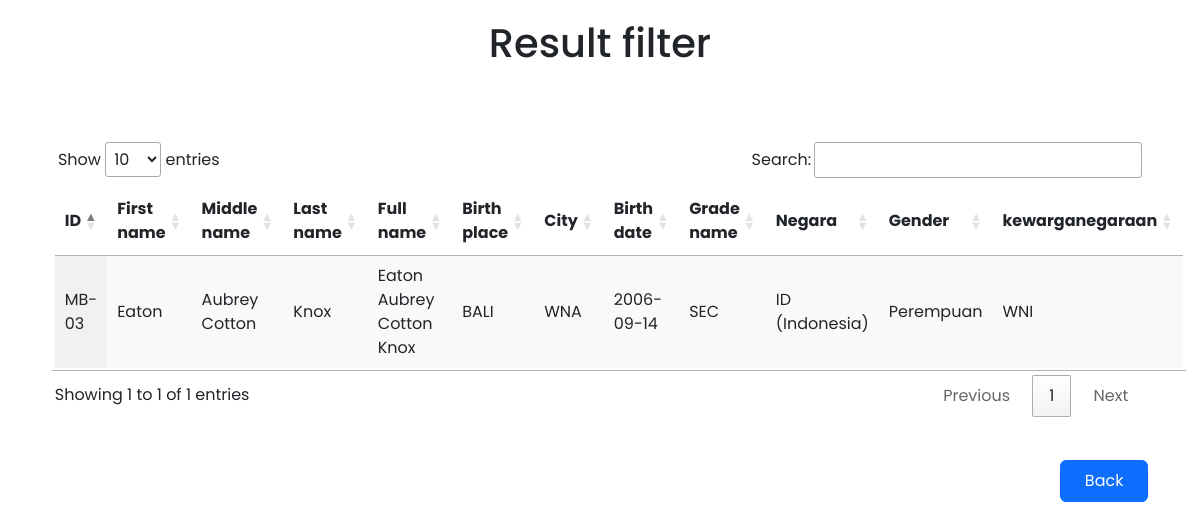
The page /filter_data_result.php?nik=MB-03 (signed in) on the database its author committed.
### tables this page shows
CREATE TABLE `hr_employee` (
  `id` int(11) NOT NULL,
  `nik` varchar(255) NOT NULL,
  `first_name` varchar(255) NOT NULL,
  `middle_name` varchar(255) NOT NULL,
  `last_name` varchar(255) NOT NULL,
  `birth_place` varchar(255) DEFAULT NULL,
  `regencies` varchar(255) NOT NULL,
  `birth_date` date NOT NULL,
  `grade_name` varchar(255) NOT NULL,
  `negara` varchar(255) NOT NULL,
  `gender` varchar(255) NOT NULL,
  `kewarganegaraan` varchar(255) NOT NULL,
  `gambar` varchar(255) DEFAULT NULL,
  `password` varchar(255) NOT NULL,
  `username` varchar(255) NOT NULL,
  `hr_name` varchar(255) NOT NULL,
  `email` varchar(255) DEFAULT NULL,
  `level` int(11) NOT NULL
);

CREATE TABLE `hr_provinces` (
  `id` char(2) NOT NULL,
  `name` varchar(255) NOT NULL
);

CREATE TABLE `hr_regencies` (
  `id` char(4) NOT NULL,
  `province_id` char(2) NOT NULL,
  `name` varchar(255) NOT NULL
);

CREATE TABLE `hr_position` (
  `position_id` int(11) NOT NULL,
  `position_name` varchar(255) NOT NULL,
  `position_level` varchar(255) NOT NULL,
  `parent_id` varchar(255) NOT NULL,
  `parent_path` varchar(255) NOT NULL
);

CREATE TABLE `hr_countries` (
  `name` varchar(100) NOT NULL,
  `abv` char(2) NOT NULL DEFAULT '' COMMENT 'ISO 3661-1 alpha-2',
  `abv3` char(3) DEFAULT NULL COMMENT 'ISO 3661-1 alpha-3',
  `abv3_alt` char(3) DEFAULT NULL,
  `code` char(3) DEFAULT NULL COMMENT 'ISO 3661-1 numeric',
  `slug` varchar(100) NOT NULL
);

### filter_data_result.php (the view, shortened to what this page needs)
<!DOCTYPE html>
<html lang="en">
<head>
    <link rel=" stylesheet" href="boostrapV5/bs5.css">
    <link rel="stylesheet" href="css/StylingFilter.css">
    <link rel="stylesheet" href="https://cdn.datatables.net/1.13.4/css/jquery.dataTables.css" />
</head>
<body>
    <div class="container">
        <div class="row">
            <div class="d-flex justify-content-center">
                <h1>
                    Result filter
                </h1>
            </div>
            <div class="col">
                <div class="data-table">
                    <table id="myTable" class="display responsive data-table">
                        <thead>
                            <tr>
                                <th>ID</th>
                                <th>First name</th>
                                <th>Middle name</th>
                                <th>Last name</th>
                                <th>Full name</th>
                                <th>Birth place</th>
                                <th>City</th>
                                <th>Birth date</th>
                                <th>Grade name</th>
                                <th>Negara</th>
                                <th>Gender</th>
                                <th>kewarganegaraan</th>
                            </tr>
                        </thead>
                        <tbody>
                            <?php
                            require_once 'koneksi.php';
                            $nik = $_GET['nik'];
                            $first_name = $_GET['first_name'];
                            $citizenship = $_GET['citizenship'];
                            $sql = "SELECT *, CONCAT(first_name, ' ', middle_name, ' ', last_name)
                            AS full_name, hr_provinces.name AS name_of_provinces, hr_employee.nik AS nik_of_employee,
                            hr_position.position_level AS position_level, hr_regencies.name AS name_of_city, hr_countries.name AS name_of_country
                            FROM hr_employee
                            JOIN hr_provinces ON hr_provinces.id = hr_employee.birth_place
                            JOIN hr_regencies ON hr_regencies.id = hr_employee.regencies
                            JOIN hr_position ON hr_position.position_id = hr_employee.grade_name
                            JOIN hr_countries ON hr_employee.negara = hr_countries.abv
                            ";
                            $filter = array();
                            if ($first_name !== "") {
                                $filter[] = "hr_employee.first_name LIKE '%$first_name%'";
                            }
                            if ($nik !== "") {
                                $filter[] = "hr_employee.nik LIKE '%$nik%'";
                            }
                            if ($citizenship !== "") {
                                $filter[] = "hr_employee.kewarganegaraan LIKE '%$citizenship%'";
                            }
                            if (count($filter) > 0) {
                                $sql .= " WHERE " . implode(" AND ", $filter);
                            }
                            $result = mysqli_query($koneksi, $sql);
                            if (mysqli_num_rows($result) > 0) {
                                while ($data = mysqli_fetch_assoc($result)) {
                            ?>
                                    <tr>
                                        <td><?php echo $data['nik'] ?></td>
                                        <td><?php echo $data['first_name'] ?></td>
                                        <td><?php echo $data['middle_name'] ?></td>
                                        <td><?php echo $data['last_name'] ?></td>
                                        <td><?php echo $data['full_name'] ?></td>
                                        <td><?php echo $data['name_of_provinces'] ?></td>
                                        <td><?php echo $data['name_of_city'] ?></td>
                                        <td><?php echo $data['birth_date'] ?></td>
                                        <td><?php echo $data['position_level'] ?></td>
                                        <td><?php echo $data['negara'] ?> (<?php echo $data['name_of_country'] ?>)</td>
                                        <td><?php echo $data['gender'] ?></td>
                                        <td><?php echo $data['kewarganegaraan'] ?></td>
                                    </tr>
                                <?php } ?>
                            <?php } ?>
                        </tbody>
                    </table>
                </div>
                <div class="d-flex justify-content-end button-back-result">
                    <a href="filter_data.php">
                        <button class="btn btn-primary">
                            Back
                        </button>
                    </a>
                </div>
            </div>
        </div>
    </div>
</body>
</html>

### css/StylingFilter.css (style rules this page uses)
* { margin: 0; padding: 0.2rem 0.2rem 0.1rem 0.2rem; box-sizing: border-box; font-family: 'Poppins', sans-serif; }
body { overflow-x: hidden; }
.container .row .col .data-table { margin-top: 3rem; }
.container .row .col .button-back-result { margin-top: 2rem; }
.container .row .col .button-back-result a button { padding: 0.5rem 1.5rem 0.5rem 1.5rem; }

### rows shown on the page
hr_employee: nik "MB-03", first_name "Eaton", middle_name "Aubrey Cotton", last_name "Knox", full_name "Eaton Aubrey Cotton Knox", hr_provinces.name "BALI", hr_regencies.name "WNA", birth_date "2006-09-14", hr_position.position_level "SEC", negara "ID", hr_countries.name "Indonesia", gender "Perempuan", kewarganegaraan "WNI"
